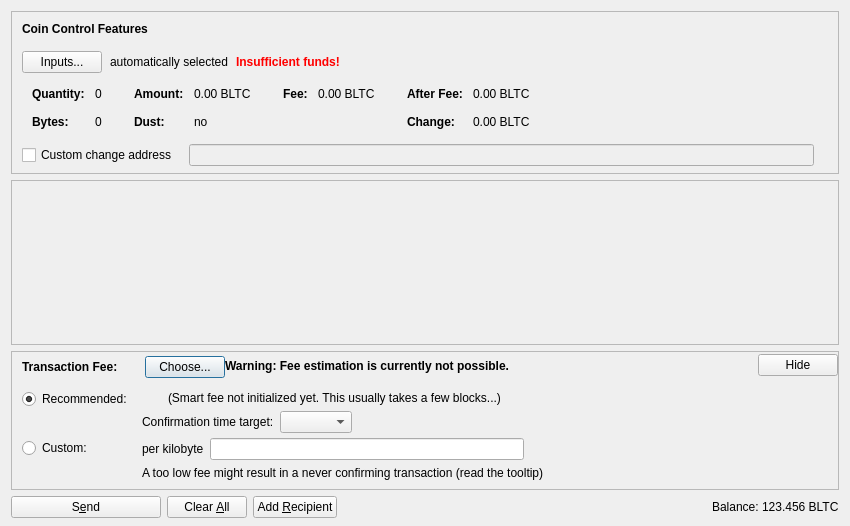
<?xml version="1.0" encoding="UTF-8"?>
<ui version="4.0">
 <class>SendCoinsDialog</class>
 <widget class="QDialog" name="SendCoinsDialog">
  <property name="geometry">
   <rect>
    <x>0</x>
    <y>0</y>
    <width>850</width>
    <height>526</height>
   </rect>
  </property>
  <property name="windowTitle">
   <string>Send Coins</string>
  </property>
  <layout class="QVBoxLayout" name="verticalLayout" stretch="0,1,0,0">
   <property name="bottomMargin">
    <number>8</number>
   </property>
   <item>
    <widget class="QFrame" name="frameCoinControl">
     <property name="sizePolicy">
      <sizepolicy hsizetype="Expanding" vsizetype="Expanding">
       <horstretch>0</horstretch>
       <verstretch>0</verstretch>
      </sizepolicy>
     </property>
     <property name="maximumSize">
      <size>
       <width>16777215</width>
       <height>16777215</height>
      </size>
     </property>
     <property name="frameShape">
      <enum>QFrame::StyledPanel</enum>
     </property>
     <property name="frameShadow">
      <enum>QFrame::Sunken</enum>
     </property>
     <layout class="QVBoxLayout" name="verticalLayoutCoinControl2">
      <property name="spacing">
       <number>0</number>
      </property>
      <property name="leftMargin">
       <number>0</number>
      </property>
      <property name="topMargin">
       <number>0</number>
      </property>
      <property name="rightMargin">
       <number>0</number>
      </property>
      <property name="bottomMargin">
       <number>6</number>
      </property>
      <item>
       <layout class="QVBoxLayout" name="verticalLayoutCoinControl" stretch="0,0,0,0,1">
        <property name="spacing">
         <number>0</number>
        </property>
        <property name="leftMargin">
         <number>10</number>
        </property>
        <property name="topMargin">
         <number>10</number>
        </property>
        <item>
         <layout class="QHBoxLayout" name="horizontalLayoutCoinControl1">
          <property name="bottomMargin">
           <number>15</number>
          </property>
          <item>
           <widget class="QLabel" name="labelCoinControlFeatures">
            <property name="sizePolicy">
             <sizepolicy hsizetype="Preferred" vsizetype="Maximum">
              <horstretch>0</horstretch>
              <verstretch>0</verstretch>
             </sizepolicy>
            </property>
            <property name="font">
             <font>
              <weight>75</weight>
              <bold>true</bold>
             </font>
            </property>
            <property name="styleSheet">
             <string notr="true">font-weight:bold;</string>
            </property>
            <property name="text">
             <string>Coin Control Features</string>
            </property>
           </widget>
          </item>
         </layout>
        </item>
        <item>
         <layout class="QHBoxLayout" name="horizontalLayoutCoinControl2" stretch="0,0,0,0">
          <property name="spacing">
           <number>8</number>
          </property>
          <property name="bottomMargin">
           <number>10</number>
          </property>
          <item>
           <widget class="QPushButton" name="pushButtonCoinControl">
            <property name="styleSheet">
             <string notr="true"/>
            </property>
            <property name="text">
             <string>Inputs...</string>
            </property>
            <property name="autoDefault">
             <bool>false</bool>
            </property>
           </widget>
          </item>
          <item>
           <widget class="QLabel" name="labelCoinControlAutomaticallySelected">
            <property name="text">
             <string>automatically selected</string>
            </property>
            <property name="margin">
             <number>5</number>
            </property>
           </widget>
          </item>
          <item>
           <widget class="QLabel" name="labelCoinControlInsuffFunds">
            <property name="font">
             <font>
              <weight>75</weight>
              <bold>true</bold>
             </font>
            </property>
            <property name="styleSheet">
             <string notr="true">color:red;font-weight:bold;</string>
            </property>
            <property name="text">
             <string>Insufficient funds!</string>
            </property>
            <property name="margin">
             <number>5</number>
            </property>
           </widget>
          </item>
          <item>
           <spacer name="horizontalSpacerCoinControl">
            <property name="orientation">
             <enum>Qt::Horizontal</enum>
            </property>
            <property name="sizeHint" stdset="0">
             <size>
              <width>40</width>
              <height>1</height>
             </size>
            </property>
           </spacer>
          </item>
         </layout>
        </item>
        <item>
         <widget class="QWidget" name="widgetCoinControl" native="true">
          <property name="sizePolicy">
           <sizepolicy hsizetype="Preferred" vsizetype="Preferred">
            <horstretch>0</horstretch>
            <verstretch>0</verstretch>
           </sizepolicy>
          </property>
          <property name="minimumSize">
           <size>
            <width>0</width>
            <height>0</height>
           </size>
          </property>
          <property name="styleSheet">
           <string notr="true"/>
          </property>
          <layout class="QHBoxLayout" name="horizontalLayoutCoinControl5">
           <property name="leftMargin">
            <number>0</number>
           </property>
           <property name="topMargin">
            <number>0</number>
           </property>
           <property name="rightMargin">
            <number>0</number>
           </property>
           <property name="bottomMargin">
            <number>0</number>
           </property>
           <item>
            <layout class="QHBoxLayout" name="horizontalLayoutCoinControl3" stretch="0,0,0,1">
             <property name="spacing">
              <number>20</number>
             </property>
             <property name="topMargin">
              <number>0</number>
             </property>
             <property name="bottomMargin">
              <number>10</number>
             </property>
             <item>
              <layout class="QFormLayout" name="formLayoutCoinControl1">
               <property name="horizontalSpacing">
                <number>10</number>
               </property>
               <property name="verticalSpacing">
                <number>14</number>
               </property>
               <property name="leftMargin">
                <number>10</number>
               </property>
               <property name="topMargin">
                <number>4</number>
               </property>
               <property name="rightMargin">
                <number>6</number>
               </property>
               <item row="0" column="0">
                <widget class="QLabel" name="labelCoinControlQuantityText">
                 <property name="font">
                  <font>
                   <weight>75</weight>
                   <bold>true</bold>
                  </font>
                 </property>
                 <property name="text">
                  <string>Quantity:</string>
                 </property>
                 <property name="margin">
                  <number>0</number>
                 </property>
                </widget>
               </item>
               <item row="0" column="1">
                <widget class="QLabel" name="labelCoinControlQuantity">
                 <property name="cursor">
                  <cursorShape>IBeamCursor</cursorShape>
                 </property>
                 <property name="contextMenuPolicy">
                  <enum>Qt::ActionsContextMenu</enum>
                 </property>
                 <property name="text">
                  <string notr="true">0</string>
                 </property>
                 <property name="margin">
                  <number>0</number>
                 </property>
                 <property name="textInteractionFlags">
                  <set>Qt::LinksAccessibleByMouse|Qt::TextSelectableByKeyboard|Qt::TextSelectableByMouse</set>
                 </property>
                </widget>
               </item>
               <item row="1" column="0">
                <widget class="QLabel" name="labelCoinControlBytesText">
                 <property name="font">
                  <font>
                   <weight>75</weight>
                   <bold>true</bold>
                  </font>
                 </property>
                 <property name="text">
                  <string>Bytes:</string>
                 </property>
                </widget>
               </item>
               <item row="1" column="1">
                <widget class="QLabel" name="labelCoinControlBytes">
                 <property name="cursor">
                  <cursorShape>IBeamCursor</cursorShape>
                 </property>
                 <property name="contextMenuPolicy">
                  <enum>Qt::ActionsContextMenu</enum>
                 </property>
                 <property name="text">
                  <string notr="true">0</string>
                 </property>
                 <property name="textInteractionFlags">
                  <set>Qt::LinksAccessibleByMouse|Qt::TextSelectableByKeyboard|Qt::TextSelectableByMouse</set>
                 </property>
                </widget>
               </item>
              </layout>
             </item>
             <item>
              <layout class="QFormLayout" name="formLayoutCoinControl2">
               <property name="horizontalSpacing">
                <number>10</number>
               </property>
               <property name="verticalSpacing">
                <number>14</number>
               </property>
               <property name="leftMargin">
                <number>6</number>
               </property>
               <property name="topMargin">
                <number>4</number>
               </property>
               <property name="rightMargin">
                <number>6</number>
               </property>
               <item row="0" column="0">
                <widget class="QLabel" name="labelCoinControlAmountText">
                 <property name="font">
                  <font>
                   <weight>75</weight>
                   <bold>true</bold>
                  </font>
                 </property>
                 <property name="text">
                  <string>Amount:</string>
                 </property>
                 <property name="margin">
                  <number>0</number>
                 </property>
                </widget>
               </item>
               <item row="0" column="1">
                <widget class="QLabel" name="labelCoinControlAmount">
                 <property name="cursor">
                  <cursorShape>IBeamCursor</cursorShape>
                 </property>
                 <property name="contextMenuPolicy">
                  <enum>Qt::ActionsContextMenu</enum>
                 </property>
                 <property name="text">
                  <string notr="true">0.00 BLTC</string>
                 </property>
                 <property name="textInteractionFlags">
                  <set>Qt::LinksAccessibleByMouse|Qt::TextSelectableByKeyboard|Qt::TextSelectableByMouse</set>
                 </property>
                </widget>
               </item>
               <item row="1" column="0">
                <widget class="QLabel" name="labelCoinControlLowOutputText">
                 <property name="font">
                  <font>
                   <weight>75</weight>
                   <bold>true</bold>
                  </font>
                 </property>
                 <property name="text">
                  <string>Dust:</string>
                 </property>
                </widget>
               </item>
               <item row="1" column="1">
                <widget class="QLabel" name="labelCoinControlLowOutput">
                 <property name="cursor">
                  <cursorShape>IBeamCursor</cursorShape>
                 </property>
                 <property name="contextMenuPolicy">
                  <enum>Qt::ActionsContextMenu</enum>
                 </property>
                 <property name="text">
                  <string notr="true">no</string>
                 </property>
                 <property name="textInteractionFlags">
                  <set>Qt::LinksAccessibleByMouse|Qt::TextSelectableByKeyboard|Qt::TextSelectableByMouse</set>
                 </property>
                </widget>
               </item>
              </layout>
             </item>
             <item>
              <layout class="QFormLayout" name="formLayoutCoinControl3">
               <property name="horizontalSpacing">
                <number>10</number>
               </property>
               <property name="verticalSpacing">
                <number>14</number>
               </property>
               <property name="leftMargin">
                <number>6</number>
               </property>
               <property name="topMargin">
                <number>4</number>
               </property>
               <property name="rightMargin">
                <number>6</number>
               </property>
               <item row="0" column="0">
                <widget class="QLabel" name="labelCoinControlFeeText">
                 <property name="font">
                  <font>
                   <weight>75</weight>
                   <bold>true</bold>
                  </font>
                 </property>
                 <property name="text">
                  <string>Fee:</string>
                 </property>
                 <property name="margin">
                  <number>0</number>
                 </property>
                </widget>
               </item>
               <item row="0" column="1">
                <widget class="QLabel" name="labelCoinControlFee">
                 <property name="cursor">
                  <cursorShape>IBeamCursor</cursorShape>
                 </property>
                 <property name="contextMenuPolicy">
                  <enum>Qt::ActionsContextMenu</enum>
                 </property>
                 <property name="text">
                  <string notr="true">0.00 BLTC</string>
                 </property>
                 <property name="textInteractionFlags">
                  <set>Qt::LinksAccessibleByMouse|Qt::TextSelectableByKeyboard|Qt::TextSelectableByMouse</set>
                 </property>
                </widget>
               </item>
              </layout>
             </item>
             <item>
              <layout class="QFormLayout" name="formLayoutCoinControl4">
               <property name="horizontalSpacing">
                <number>10</number>
               </property>
               <property name="verticalSpacing">
                <number>14</number>
               </property>
               <property name="leftMargin">
                <number>6</number>
               </property>
               <property name="topMargin">
                <number>4</number>
               </property>
               <property name="rightMargin">
                <number>6</number>
               </property>
               <item row="0" column="0">
                <widget class="QLabel" name="labelCoinControlAfterFeeText">
                 <property name="font">
                  <font>
                   <weight>75</weight>
                   <bold>true</bold>
                  </font>
                 </property>
                 <property name="text">
                  <string>After Fee:</string>
                 </property>
                 <property name="margin">
                  <number>0</number>
                 </property>
                </widget>
               </item>
               <item row="0" column="1">
                <widget class="QLabel" name="labelCoinControlAfterFee">
                 <property name="cursor">
                  <cursorShape>IBeamCursor</cursorShape>
                 </property>
                 <property name="contextMenuPolicy">
                  <enum>Qt::ActionsContextMenu</enum>
                 </property>
                 <property name="text">
                  <string notr="true">0.00 BLTC</string>
                 </property>
                 <property name="textInteractionFlags">
                  <set>Qt::LinksAccessibleByMouse|Qt::TextSelectableByKeyboard|Qt::TextSelectableByMouse</set>
                 </property>
                </widget>
               </item>
               <item row="1" column="0">
                <widget class="QLabel" name="labelCoinControlChangeText">
                 <property name="font">
                  <font>
                   <weight>75</weight>
                   <bold>true</bold>
                  </font>
                 </property>
                 <property name="text">
                  <string>Change:</string>
                 </property>
                </widget>
               </item>
               <item row="1" column="1">
                <widget class="QLabel" name="labelCoinControlChange">
                 <property name="cursor">
                  <cursorShape>IBeamCursor</cursorShape>
                 </property>
                 <property name="contextMenuPolicy">
                  <enum>Qt::ActionsContextMenu</enum>
                 </property>
                 <property name="text">
                  <string notr="true">0.00 BLTC</string>
                 </property>
                 <property name="textInteractionFlags">
                  <set>Qt::LinksAccessibleByMouse|Qt::TextSelectableByKeyboard|Qt::TextSelectableByMouse</set>
                 </property>
                </widget>
               </item>
              </layout>
             </item>
            </layout>
           </item>
          </layout>
         </widget>
        </item>
        <item>
         <layout class="QHBoxLayout" name="horizontalLayoutCoinControl4" stretch="0,0,0">
          <property name="spacing">
           <number>12</number>
          </property>
          <property name="sizeConstraint">
           <enum>QLayout::SetDefaultConstraint</enum>
          </property>
          <property name="topMargin">
           <number>5</number>
          </property>
          <property name="rightMargin">
           <number>5</number>
          </property>
          <item>
           <widget class="QCheckBox" name="checkBoxCoinControlChange">
            <property name="toolTip">
             <string>If this is activated, but the change address is empty or invalid, change will be sent to a newly generated address.</string>
            </property>
            <property name="text">
             <string>Custom change address</string>
            </property>
           </widget>
          </item>
          <item>
           <widget class="QValidatedLineEdit" name="lineEditCoinControlChange">
            <property name="enabled">
             <bool>false</bool>
            </property>
            <property name="sizePolicy">
             <sizepolicy hsizetype="Expanding" vsizetype="Fixed">
              <horstretch>0</horstretch>
              <verstretch>0</verstretch>
             </sizepolicy>
            </property>
           </widget>
          </item>
          <item>
           <widget class="QLabel" name="labelCoinControlChangeLabel">
            <property name="sizePolicy">
             <sizepolicy hsizetype="Preferred" vsizetype="Expanding">
              <horstretch>0</horstretch>
              <verstretch>0</verstretch>
             </sizepolicy>
            </property>
            <property name="minimumSize">
             <size>
              <width>0</width>
              <height>0</height>
             </size>
            </property>
            <property name="text">
             <string/>
            </property>
            <property name="margin">
             <number>3</number>
            </property>
           </widget>
          </item>
         </layout>
        </item>
        <item>
         <spacer name="verticalSpacerCoinControl">
          <property name="orientation">
           <enum>Qt::Vertical</enum>
          </property>
          <property name="sizeHint" stdset="0">
           <size>
            <width>800</width>
            <height>1</height>
           </size>
          </property>
         </spacer>
        </item>
       </layout>
      </item>
     </layout>
    </widget>
   </item>
   <item>
    <widget class="QScrollArea" name="scrollArea">
     <property name="widgetResizable">
      <bool>true</bool>
     </property>
     <widget class="QWidget" name="scrollAreaWidgetContents">
      <property name="geometry">
       <rect>
        <x>0</x>
        <y>0</y>
        <width>830</width>
        <height>104</height>
       </rect>
      </property>
      <layout class="QVBoxLayout" name="verticalLayout_2" stretch="0,1">
       <property name="leftMargin">
        <number>0</number>
       </property>
       <property name="topMargin">
        <number>0</number>
       </property>
       <property name="rightMargin">
        <number>0</number>
       </property>
       <property name="bottomMargin">
        <number>0</number>
       </property>
       <item>
        <layout class="QVBoxLayout" name="entries">
         <property name="spacing">
          <number>6</number>
         </property>
        </layout>
       </item>
       <item>
        <spacer name="verticalSpacer">
         <property name="orientation">
          <enum>Qt::Vertical</enum>
         </property>
         <property name="sizeHint" stdset="0">
          <size>
           <width>20</width>
           <height>40</height>
          </size>
         </property>
        </spacer>
       </item>
      </layout>
     </widget>
    </widget>
   </item>
   <item>
    <widget class="QFrame" name="frameFee">
     <property name="sizePolicy">
      <sizepolicy hsizetype="Expanding" vsizetype="Expanding">
       <horstretch>0</horstretch>
       <verstretch>0</verstretch>
      </sizepolicy>
     </property>
     <property name="maximumSize">
      <size>
       <width>16777215</width>
       <height>16777215</height>
      </size>
     </property>
     <property name="frameShape">
      <enum>QFrame::StyledPanel</enum>
     </property>
     <property name="frameShadow">
      <enum>QFrame::Sunken</enum>
     </property>
     <layout class="QVBoxLayout" name="verticalLayoutFee1">
      <property name="spacing">
       <number>0</number>
      </property>
      <property name="leftMargin">
       <number>0</number>
      </property>
      <property name="topMargin">
       <number>0</number>
      </property>
      <property name="rightMargin">
       <number>0</number>
      </property>
      <property name="bottomMargin">
       <number>0</number>
      </property>
      <item>
       <layout class="QVBoxLayout" name="verticalLayoutFee2" stretch="0,0,0">
        <property name="spacing">
         <number>0</number>
        </property>
        <property name="leftMargin">
         <number>10</number>
        </property>
        <property name="topMargin">
         <number>0</number>
        </property>
        <item>
         <layout class="QHBoxLayout" name="horizontalLayoutFee1">
          <property name="bottomMargin">
           <number>0</number>
          </property>
          <item>
           <layout class="QVBoxLayout" name="verticalLayoutFee7">
            <property name="spacing">
             <number>0</number>
            </property>
            <item>
             <spacer name="verticalSpacerSmartFee">
              <property name="orientation">
               <enum>Qt::Vertical</enum>
              </property>
              <property name="sizeType">
               <enum>QSizePolicy::Fixed</enum>
              </property>
              <property name="sizeHint" stdset="0">
               <size>
                <width>1</width>
                <height>4</height>
               </size>
              </property>
             </spacer>
            </item>
            <item>
             <layout class="QHBoxLayout" name="horizontalLayoutSmartFee">
              <property name="spacing">
               <number>10</number>
              </property>
              <item>
               <widget class="QLabel" name="labelFeeHeadline">
                <property name="sizePolicy">
                 <sizepolicy hsizetype="Preferred" vsizetype="Maximum">
                  <horstretch>0</horstretch>
                  <verstretch>0</verstretch>
                 </sizepolicy>
                </property>
                <property name="font">
                 <font>
                  <weight>75</weight>
                  <bold>true</bold>
                 </font>
                </property>
                <property name="styleSheet">
                 <string notr="true">font-weight:bold;</string>
                </property>
                <property name="text">
                 <string>Transaction Fee:</string>
                </property>
               </widget>
              </item>
              <item>
               <widget class="QLabel" name="labelFeeMinimized">
                <property name="text">
                 <string/>
                </property>
               </widget>
              </item>
              <item>
               <widget class="QPushButton" name="buttonChooseFee">
                <property name="text">
                 <string>Choose...</string>
                </property>
               </widget>
              </item>
             </layout>
            </item>
            <item>
             <spacer name="verticalSpacer_5">
              <property name="orientation">
               <enum>Qt::Vertical</enum>
              </property>
              <property name="sizeHint" stdset="0">
               <size>
                <width>1</width>
                <height>1</height>
               </size>
              </property>
             </spacer>
            </item>
           </layout>
          </item>
          <item>
           <widget class="QLabel" name="fallbackFeeWarningLabel">
            <property name="toolTip">
             <string>Using the fallbackfee can result in sending a transaction that will take several hours or days (or never) to confirm. Consider choosing your fee manually or wait until you have validated the complete chain.</string>
            </property>
            <property name="font">
            <font>
                <weight>75</weight>
                <bold>true</bold>
            </font>
            </property>
            <property name="text">
             <string>Warning: Fee estimation is currently not possible.</string>
            </property>
            <property name="wordWrap">
             <bool>false</bool>
            </property>
           </widget>
          </item>
          <item>
           <spacer name="horizontalSpacer_4">
            <property name="orientation">
             <enum>Qt::Horizontal</enum>
            </property>
            <property name="sizeType">
             <enum>QSizePolicy::MinimumExpanding</enum>
            </property>
            <property name="sizeHint" stdset="0">
             <size>
              <width>40</width>
              <height>20</height>
             </size>
            </property>
           </spacer>
          </item>
          <item>
           <widget class="QPushButton" name="buttonMinimizeFee">
            <property name="toolTip">
             <string>collapse fee-settings</string>
            </property>
            <property name="text">
             <string>Hide</string>
            </property>
           </widget>
          </item>
         </layout>
        </item>
        <item>
         <widget class="QFrame" name="frameFeeSelection">
          <layout class="QVBoxLayout" name="verticalLayoutFee12">
           <property name="spacing">
            <number>0</number>
           </property>
           <property name="leftMargin">
            <number>0</number>
           </property>
           <property name="topMargin">
            <number>0</number>
           </property>
           <property name="rightMargin">
            <number>0</number>
           </property>
           <property name="bottomMargin">
            <number>0</number>
           </property>
           <item>
            <layout class="QGridLayout" name="gridLayoutFee">
             <property name="topMargin">
              <number>10</number>
             </property>
             <property name="bottomMargin">
              <number>4</number>
             </property>
             <property name="horizontalSpacing">
              <number>10</number>
             </property>
             <property name="verticalSpacing">
              <number>4</number>
             </property>
             <item row="1" column="1">
              <layout class="QVBoxLayout" name="verticalLayoutFee8">
               <property name="spacing">
                <number>6</number>
               </property>
               <item>
                <layout class="QHBoxLayout" name="horizontalLayoutFee13">
                 <item>
                  <widget class="QLabel" name="labelCustomPerKilobyte">
                   <property name="toolTip">
                    <string>Specify a custom fee per kB (1,000 bytes) of the transaction's virtual size.

Note:  Since the fee is calculated on a per-byte basis, a fee of "100 satoshis per kB" for a transaction size of 500 bytes (half of 1 kB) would ultimately yield a fee of only 50 satoshis.</string>
                   </property>
                   <property name="text">
                    <string>per kilobyte</string>
                   </property>
                  </widget>
                 </item>
                 <item>
                  <widget class="BitcoinAmountField" name="customFee"/>
                 </item>
                 <item>
                  <spacer name="horizontalSpacer_6">
                   <property name="orientation">
                    <enum>Qt::Horizontal</enum>
                   </property>
                   <property name="sizeHint" stdset="0">
                    <size>
                     <width>1</width>
                     <height>1</height>
                    </size>
                   </property>
                  </spacer>
                 </item>
                </layout>
               </item>
               <item>
                <layout class="QHBoxLayout" name="horizontalLayoutFee8">
                 <item>
                  <widget class="QLabel" name="labelCustomFeeWarning">
                   <property name="enabled">
                    <bool>true</bool>
                   </property>
                   <property name="toolTip">
                    <string>When there is less transaction volume than space in the blocks, miners as well as relaying nodes may enforce a minimum fee. Paying only this minimum fee is just fine, but be aware that this can result in a never confirming transaction once there is more demand for babylite transactions than the network can process.</string>
                   </property>
                   <property name="text">
                    <string>A too low fee might result in a never confirming transaction (read the tooltip)</string>
                   </property>
                  </widget>
                 </item>
                 <item>
                  <spacer name="horizontalSpacer_2">
                   <property name="orientation">
                    <enum>Qt::Horizontal</enum>
                   </property>
                   <property name="sizeHint" stdset="0">
                    <size>
                     <width>1</width>
                     <height>1</height>
                    </size>
                   </property>
                  </spacer>
                 </item>
                </layout>
               </item>
              </layout>
             </item>
             <item row="0" column="0">
              <layout class="QVBoxLayout" name="verticalLayoutFee4" stretch="0,1">
               <item>
                <widget class="QRadioButton" name="radioSmartFee">
                 <property name="text">
                  <string>Recommended:</string>
                 </property>
                 <property name="checked">
                  <bool>true</bool>
                 </property>
                 <attribute name="buttonGroup">
                  <string notr="true">groupFee</string>
                 </attribute>
                </widget>
               </item>
               <item>
                <spacer name="verticalSpacer_2">
                 <property name="orientation">
                  <enum>Qt::Vertical</enum>
                 </property>
                 <property name="sizeHint" stdset="0">
                  <size>
                   <width>1</width>
                   <height>1</height>
                  </size>
                 </property>
                </spacer>
               </item>
              </layout>
             </item>
             <item row="1" column="0">
              <layout class="QVBoxLayout" name="verticalLayoutFee9" stretch="0,1">
               <item>
                <widget class="QRadioButton" name="radioCustomFee">
                 <property name="text">
                  <string>Custom:</string>
                 </property>
                 <attribute name="buttonGroup">
                  <string notr="true">groupFee</string>
                 </attribute>
                </widget>
               </item>
               <item>
                <spacer name="verticalSpacer_6">
                 <property name="orientation">
                  <enum>Qt::Vertical</enum>
                 </property>
                 <property name="sizeHint" stdset="0">
                  <size>
                   <width>1</width>
                   <height>1</height>
                  </size>
                 </property>
                </spacer>
               </item>
              </layout>
             </item>
             <item row="0" column="1">
              <layout class="QVBoxLayout" name="verticalLayoutFee3" stretch="0,0,1">
               <property name="spacing">
                <number>6</number>
               </property>
               <property name="topMargin">
                <number>2</number>
               </property>
               <item>
                <layout class="QHBoxLayout" name="horizontalLayoutFee12">
                 <item>
                  <widget class="QLabel" name="labelSmartFee">
                   <property name="text">
                    <string/>
                   </property>
                  </widget>
                 </item>
                 <item>
                  <widget class="QLabel" name="labelFeeEstimation">
                   <property name="text">
                    <string/>
                   </property>
                  </widget>
                 </item>
                 <item>
                  <widget class="QLabel" name="labelSmartFee2">
                   <property name="text">
                    <string>(Smart fee not initialized yet. This usually takes a few blocks...)</string>
                   </property>
                  </widget>
                 </item>
                 <item>
                  <spacer name="horizontalSpacer_5">
                   <property name="orientation">
                    <enum>Qt::Horizontal</enum>
                   </property>
                   <property name="sizeHint" stdset="0">
                    <size>
                     <width>1</width>
                     <height>1</height>
                    </size>
                   </property>
                  </spacer>
                 </item>
                </layout>
               </item>
               <item>
                <layout class="QHBoxLayout" name="horizontalLayoutFee9">
                 <item>
                  <layout class="QVBoxLayout" name="verticalLayoutFee6">
                   <item>
                    <widget class="QLabel" name="labelSmartFee3">
                     <property name="text">
                      <string>Confirmation time target:</string>
                     </property>
                    </widget>
                   </item>
                  </layout>
                 </item>
                 <item>
                  <layout class="QVBoxLayout" name="verticalLayoutFee5">
                   <property name="rightMargin">
                    <number>30</number>
                   </property>
                   <item>
                    <layout class="QHBoxLayout" name="horizontalLayoutConfTarget">
                     <property name="bottomMargin">
                      <number>0</number>
                     </property>
                     <item>
                      <widget class="QComboBox" name="confTargetSelector"/>
                     </item>
                     <item>
                      <spacer name="horizontalSpacerConfTarget">
                       <property name="orientation">
                        <enum>Qt::Horizontal</enum>
                       </property>
                       <property name="sizeHint" stdset="0">
                        <size>
                         <width>40</width>
                         <height>20</height>
                        </size>
                       </property>
                      </spacer>
                     </item>
                    </layout>
                   </item>
                  </layout>
                 </item>
                </layout>
               </item>
               <item>
                <spacer name="verticalSpacer_4">
                 <property name="orientation">
                  <enum>Qt::Vertical</enum>
                 </property>
                 <property name="sizeHint" stdset="0">
                  <size>
                   <width>1</width>
                   <height>1</height>
                  </size>
                 </property>
                </spacer>
               </item>
              </layout>
             </item>
            </layout>
           </item>
          </layout>
         </widget>
        </item>
        <item>
         <spacer name="verticalSpacerFee">
          <property name="orientation">
           <enum>Qt::Vertical</enum>
          </property>
          <property name="sizeHint" stdset="0">
           <size>
            <width>40</width>
            <height>5</height>
           </size>
          </property>
         </spacer>
        </item>
       </layout>
      </item>
     </layout>
    </widget>
   </item>
   <item>
    <layout class="QHBoxLayout" name="horizontalLayout">
     <item>
      <widget class="QPushButton" name="sendButton">
       <property name="minimumSize">
        <size>
         <width>150</width>
         <height>0</height>
        </size>
       </property>
       <property name="toolTip">
        <string>Confirm the send action</string>
       </property>
       <property name="text">
        <string>S&amp;end</string>
       </property>
       <property name="icon">
        <iconset resource="../bitcoin.qrc">
         <normaloff>:/icons/send</normaloff>:/icons/send</iconset>
       </property>
       <property name="autoDefault">
        <bool>false</bool>
       </property>
       <property name="default">
        <bool>false</bool>
       </property>
      </widget>
     </item>
     <item>
      <widget class="QPushButton" name="clearButton">
       <property name="sizePolicy">
        <sizepolicy hsizetype="Minimum" vsizetype="Fixed">
         <horstretch>0</horstretch>
         <verstretch>0</verstretch>
        </sizepolicy>
       </property>
       <property name="toolTip">
        <string>Clear all fields of the form.</string>
       </property>
       <property name="text">
        <string>Clear &amp;All</string>
       </property>
       <property name="icon">
        <iconset resource="../bitcoin.qrc">
         <normaloff>:/icons/remove</normaloff>:/icons/remove</iconset>
       </property>
       <property name="autoDefault">
        <bool>false</bool>
       </property>
      </widget>
     </item>
     <item>
      <widget class="QPushButton" name="addButton">
       <property name="toolTip">
        <string>Send to multiple recipients at once</string>
       </property>
       <property name="text">
        <string>Add &amp;Recipient</string>
       </property>
       <property name="icon">
        <iconset resource="../bitcoin.qrc">
         <normaloff>:/icons/add</normaloff>:/icons/add</iconset>
       </property>
       <property name="autoDefault">
        <bool>false</bool>
       </property>
      </widget>
     </item>
     <item>
      <spacer name="horizontalSpacer">
       <property name="orientation">
        <enum>Qt::Horizontal</enum>
       </property>
       <property name="sizeHint" stdset="0">
        <size>
         <width>40</width>
         <height>20</height>
        </size>
       </property>
      </spacer>
     </item>
     <item>
      <layout class="QHBoxLayout" name="horizontalLayout_2">
       <property name="spacing">
        <number>3</number>
       </property>
       <item>
        <widget class="QLabel" name="label">
         <property name="sizePolicy">
          <sizepolicy hsizetype="Preferred" vsizetype="Fixed">
           <horstretch>0</horstretch>
           <verstretch>0</verstretch>
          </sizepolicy>
         </property>
         <property name="text">
          <string>Balance:</string>
         </property>
        </widget>
       </item>
       <item>
        <widget class="QLabel" name="labelBalance">
         <property name="sizePolicy">
          <sizepolicy hsizetype="Preferred" vsizetype="Fixed">
           <horstretch>0</horstretch>
           <verstretch>0</verstretch>
          </sizepolicy>
         </property>
         <property name="cursor">
          <cursorShape>IBeamCursor</cursorShape>
         </property>
         <property name="text">
          <string notr="true">123.456 BLTC</string>
         </property>
         <property name="textInteractionFlags">
          <set>Qt::LinksAccessibleByMouse|Qt::TextSelectableByKeyboard|Qt::TextSelectableByMouse</set>
         </property>
        </widget>
       </item>
      </layout>
     </item>
    </layout>
   </item>
  </layout>
 </widget>
 <customwidgets>
  <customwidget>
   <class>QValidatedLineEdit</class>
   <extends>QLineEdit</extends>
   <header>qt/qvalidatedlineedit.h</header>
  </customwidget>
  <customwidget>
   <class>BitcoinAmountField</class>
   <extends>QLineEdit</extends>
   <header>qt/bitcoinamountfield.h</header>
   <container>1</container>
  </customwidget>
 </customwidgets>
 <resources>
  <include location="../bitcoin.qrc"/>
 </resources>
 <connections/>
 <buttongroups>
  <buttongroup name="groupFee"/>
 </buttongroups>
</ui>
